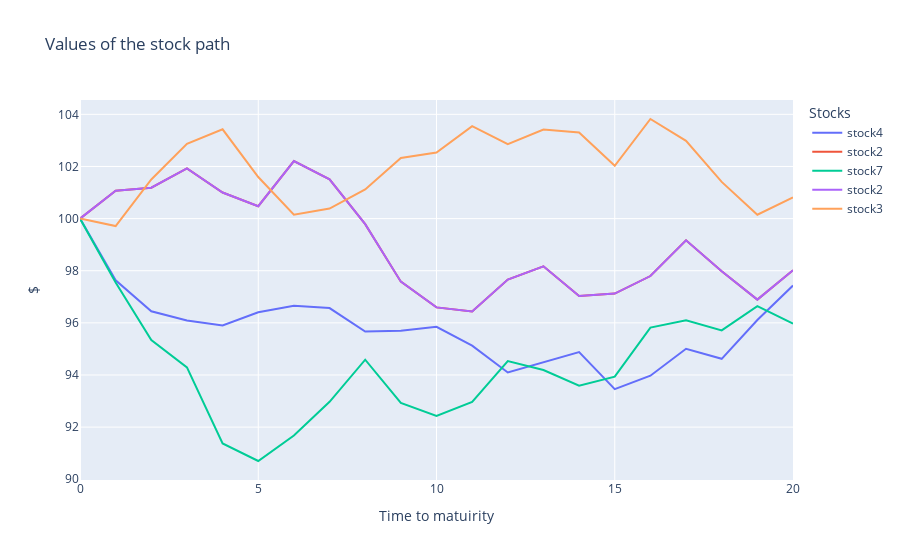

The code cell stored with this chart in its notebook:
### Code cell
fig = go.Figure()
# Add traces for each column
for column in stock_prices.columns[values]:
    fig.add_trace(go.Scatter(x=stock_prices.index, y=stock_prices[column], mode='lines', name=f"stock{column}"))

# Update layout
fig.update_layout(
    title='Values of the stock path ',
    xaxis_title='Time to matuirity',
    yaxis_title='$',
    template='plotly',
    legend=dict(title='Stocks'),
)

# Show the plot
fig.show()

### Figure 1 — Plotly figure (JSON) as saved in the notebook; plotly's stock layout.template omitted (floating-point values rounded to 4 significant figures)
{"data": [{"mode": "lines", "name": "stock4", "type": "scatter", "x": [0, 1, 2, 3, 4, 5, 6, 7, 8, 9, 10, 11, 12, 13, 14, 15, 16, 17, 18, 19, 20], "y": [100, 97.63, 96.44, 96.09, 95.9, 96.41, 96.65, 96.57, 95.66, 95.7, 95.85, 95.13, 94.1, 94.49, 94.88, 93.46, 93.97, 95.01, 94.62, 96.11, 97.43]}, {"mode": "lines", "name": "stock2", "type": "scatter", "x": [0, 1, 2, 3, 4, 5, 6, 7, 8, 9, 10, 11, 12, 13, 14, 15, 16, 17, 18, 19, 20], "y": [100, 101.1, 101.2, 101.9, 101.0, 100.5, 102.2, 101.5, 99.79, 97.58, 96.59, 96.44, 97.66, 98.17, 97.03, 97.13, 97.8, 99.17, 97.98, 96.89, 98.02]}, {"mode": "lines", "name": "stock7", "type": "scatter", "x": [0, 1, 2, 3, 4, 5, 6, 7, 8, 9, 10, 11, 12, 13, 14, 15, 16, 17, 18, 19, 20], "y": [100, 97.55, 95.34, 94.29, 91.38, 90.7, 91.68, 92.97, 94.59, 92.93, 92.42, 92.97, 94.54, 94.19, 93.59, 93.94, 95.82, 96.1, 95.71, 96.65, 95.97]}, {"mode": "lines", "name": "stock2", "type": "scatter", "x": [0, 1, 2, 3, 4, 5, 6, 7, 8, 9, 10, 11, 12, 13, 14, 15, 16, 17, 18, 19, 20], "y": [100, 101.1, 101.2, 101.9, 101.0, 100.5, 102.2, 101.5, 99.79, 97.58, 96.59, 96.44, 97.66, 98.17, 97.03, 97.13, 97.8, 99.17, 97.98, 96.89, 98.02]}, {"mode": "lines", "name": "stock3", "type": "scatter", "x": [0, 1, 2, 3, 4, 5, 6, 7, 8, 9, 10, 11, 12, 13, 14, 15, 16, 17, 18, 19, 20], "y": [100, 99.72, 101.5, 102.9, 103.4, 101.6, 100.2, 100.4, 101.1, 102.3, 102.5, 103.5, 102.9, 103.4, 103.3, 102.0, 103.8, 103.0, 101.4, 100.1, 100.8]}], "layout": {"legend": {"title": {"text": "Stocks"}}, "title": {"text": "Values of the stock path "}, "xaxis": {"title": {"text": "Time to matuirity"}}, "yaxis": {"title": {"text": "$"}}}}
